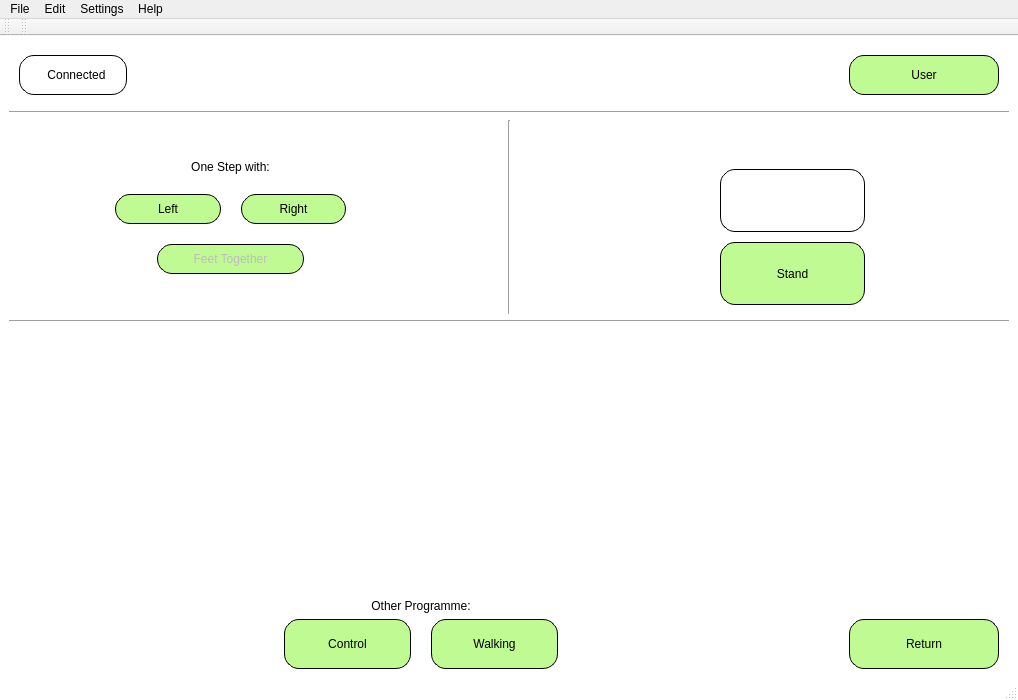
<?xml version="1.0" encoding="UTF-8"?>
<ui version="4.0">
 <class>StepWindow</class>
 <widget class="QMainWindow" name="StepWindow">
  <property name="geometry">
   <rect>
    <x>0</x>
    <y>0</y>
    <width>1018</width>
    <height>700</height>
   </rect>
  </property>
  <property name="windowTitle">
   <string>Training - Steps</string>
  </property>
  <property name="styleSheet">
   <string notr="true">QMainWindow{
	background-color: rgb(255, 255, 255);
}

QPushButton{
	border: 1px solid #000000;
	background-color: rgb(192, 250, 147);
	border-radius: 15px;
}

QLabel#Alice, QFrame#home{
	border: 1px solid #000000;
	border-radius: 15px;
}</string>
  </property>
  <widget class="QWidget" name="centralwidget">
   <property name="sizePolicy">
    <sizepolicy hsizetype="Expanding" vsizetype="Expanding">
     <horstretch>0</horstretch>
     <verstretch>0</verstretch>
    </sizepolicy>
   </property>
   <property name="autoFillBackground">
    <bool>false</bool>
   </property>
   <layout class="QVBoxLayout" name="verticalLayout_2">
    <item>
     <widget class="QFrame" name="topFrame">
      <layout class="QHBoxLayout" name="horizontalLayout">
       <property name="sizeConstraint">
        <enum>QLayout::SetDefaultConstraint</enum>
       </property>
       <property name="leftMargin">
        <number>10</number>
       </property>
       <property name="topMargin">
        <number>10</number>
       </property>
       <property name="rightMargin">
        <number>10</number>
       </property>
       <property name="bottomMargin">
        <number>10</number>
       </property>
       <item>
        <widget class="QFrame" name="home">
         <layout class="QHBoxLayout" name="horizontalLayout_3">
          <property name="spacing">
           <number>10</number>
          </property>
          <property name="leftMargin">
           <number>10</number>
          </property>
          <property name="topMargin">
           <number>10</number>
          </property>
          <property name="rightMargin">
           <number>20</number>
          </property>
          <property name="bottomMargin">
           <number>10</number>
          </property>
          <item>
           <widget class="QLabel" name="label_2">
            <property name="frameShape">
             <enum>QFrame::NoFrame</enum>
            </property>
            <property name="text">
             <string>&lt;img src=&quot;:/img/logo.png&quot; width=&quot;50&quot;/&gt;</string>
            </property>
            <property name="textFormat">
             <enum>Qt::RichText</enum>
            </property>
            <property name="scaledContents">
             <bool>false</bool>
            </property>
            <property name="alignment">
             <set>Qt::AlignCenter</set>
            </property>
            <property name="wordWrap">
             <bool>false</bool>
            </property>
            <property name="margin">
             <number>6</number>
            </property>
           </widget>
          </item>
          <item>
           <widget class="QLabel" name="connectionLabel">
            <property name="text">
             <string>Connected</string>
            </property>
            <property name="alignment">
             <set>Qt::AlignCenter</set>
            </property>
           </widget>
          </item>
         </layout>
        </widget>
       </item>
       <item>
        <spacer name="horizontalSpacer">
         <property name="orientation">
          <enum>Qt::Horizontal</enum>
         </property>
         <property name="sizeHint" stdset="0">
          <size>
           <width>40</width>
           <height>20</height>
          </size>
         </property>
        </spacer>
       </item>
       <item>
        <widget class="QPushButton" name="userButton">
         <property name="sizePolicy">
          <sizepolicy hsizetype="Fixed" vsizetype="Minimum">
           <horstretch>0</horstretch>
           <verstretch>0</verstretch>
          </sizepolicy>
         </property>
         <property name="minimumSize">
          <size>
           <width>150</width>
           <height>40</height>
          </size>
         </property>
         <property name="maximumSize">
          <size>
           <width>300</width>
           <height>50</height>
          </size>
         </property>
         <property name="sizeIncrement">
          <size>
           <width>0</width>
           <height>0</height>
          </size>
         </property>
         <property name="baseSize">
          <size>
           <width>0</width>
           <height>0</height>
          </size>
         </property>
         <property name="text">
          <string>User</string>
         </property>
         <property name="iconSize">
          <size>
           <width>16</width>
           <height>16</height>
          </size>
         </property>
        </widget>
       </item>
      </layout>
     </widget>
    </item>
    <item>
     <widget class="Line" name="line">
      <property name="orientation">
       <enum>Qt::Horizontal</enum>
      </property>
     </widget>
    </item>
    <item>
     <layout class="QHBoxLayout" name="horizontalLayout_2">
      <item>
       <layout class="QVBoxLayout" name="verticalLayout_3">
        <property name="spacing">
         <number>20</number>
        </property>
        <property name="sizeConstraint">
         <enum>QLayout::SetMinimumSize</enum>
        </property>
        <item>
         <spacer name="verticalSpacer_6">
          <property name="orientation">
           <enum>Qt::Vertical</enum>
          </property>
          <property name="sizeHint" stdset="0">
           <size>
            <width>20</width>
            <height>40</height>
           </size>
          </property>
         </spacer>
        </item>
        <item>
         <widget class="QLabel" name="label_4">
          <property name="text">
           <string>&lt;html&gt;&lt;head/&gt;&lt;body&gt;&lt;p align=&quot;center&quot;&gt;One Step with:&lt;/p&gt;&lt;/body&gt;&lt;/html&gt;</string>
          </property>
         </widget>
        </item>
        <item>
         <layout class="QHBoxLayout" name="horizontalLayout_9">
          <property name="spacing">
           <number>20</number>
          </property>
          <item>
           <spacer name="horizontalSpacer_3">
            <property name="orientation">
             <enum>Qt::Horizontal</enum>
            </property>
            <property name="sizeHint" stdset="0">
             <size>
              <width>40</width>
              <height>20</height>
             </size>
            </property>
           </spacer>
          </item>
          <item>
           <widget class="QPushButton" name="leftFirstStepButton">
            <property name="sizePolicy">
             <sizepolicy hsizetype="Expanding" vsizetype="Expanding">
              <horstretch>0</horstretch>
              <verstretch>0</verstretch>
             </sizepolicy>
            </property>
            <property name="minimumSize">
             <size>
              <width>100</width>
              <height>30</height>
             </size>
            </property>
            <property name="maximumSize">
             <size>
              <width>400</width>
              <height>50</height>
             </size>
            </property>
            <property name="text">
             <string>Left</string>
            </property>
           </widget>
          </item>
          <item>
           <widget class="QPushButton" name="rightFirstStepButton">
            <property name="sizePolicy">
             <sizepolicy hsizetype="Expanding" vsizetype="Expanding">
              <horstretch>0</horstretch>
              <verstretch>0</verstretch>
             </sizepolicy>
            </property>
            <property name="minimumSize">
             <size>
              <width>100</width>
              <height>30</height>
             </size>
            </property>
            <property name="maximumSize">
             <size>
              <width>400</width>
              <height>50</height>
             </size>
            </property>
            <property name="sizeIncrement">
             <size>
              <width>0</width>
              <height>0</height>
             </size>
            </property>
            <property name="text">
             <string>Right</string>
            </property>
            <property name="autoDefault">
             <bool>false</bool>
            </property>
           </widget>
          </item>
          <item>
           <spacer name="horizontalSpacer_4">
            <property name="orientation">
             <enum>Qt::Horizontal</enum>
            </property>
            <property name="sizeHint" stdset="0">
             <size>
              <width>40</width>
              <height>20</height>
             </size>
            </property>
           </spacer>
          </item>
         </layout>
        </item>
        <item>
         <layout class="QHBoxLayout" name="horizontalLayout_11">
          <property name="sizeConstraint">
           <enum>QLayout::SetFixedSize</enum>
          </property>
          <item>
           <spacer name="horizontalSpacer_5">
            <property name="orientation">
             <enum>Qt::Horizontal</enum>
            </property>
            <property name="sizeHint" stdset="0">
             <size>
              <width>40</width>
              <height>20</height>
             </size>
            </property>
           </spacer>
          </item>
          <item>
           <widget class="QPushButton" name="feetTogetherButton">
            <property name="enabled">
             <bool>false</bool>
            </property>
            <property name="sizePolicy">
             <sizepolicy hsizetype="Expanding" vsizetype="Expanding">
              <horstretch>0</horstretch>
              <verstretch>0</verstretch>
             </sizepolicy>
            </property>
            <property name="minimumSize">
             <size>
              <width>100</width>
              <height>30</height>
             </size>
            </property>
            <property name="maximumSize">
             <size>
              <width>400</width>
              <height>50</height>
             </size>
            </property>
            <property name="text">
             <string>Feet Together</string>
            </property>
           </widget>
          </item>
          <item>
           <spacer name="horizontalSpacer_6">
            <property name="orientation">
             <enum>Qt::Horizontal</enum>
            </property>
            <property name="sizeHint" stdset="0">
             <size>
              <width>40</width>
              <height>20</height>
             </size>
            </property>
           </spacer>
          </item>
         </layout>
        </item>
        <item>
         <spacer name="verticalSpacer_7">
          <property name="orientation">
           <enum>Qt::Vertical</enum>
          </property>
          <property name="sizeHint" stdset="0">
           <size>
            <width>20</width>
            <height>40</height>
           </size>
          </property>
         </spacer>
        </item>
       </layout>
      </item>
      <item>
       <spacer name="horizontalSpacer_2">
        <property name="orientation">
         <enum>Qt::Horizontal</enum>
        </property>
        <property name="sizeType">
         <enum>QSizePolicy::Fixed</enum>
        </property>
        <property name="sizeHint" stdset="0">
         <size>
          <width>50</width>
          <height>13</height>
         </size>
        </property>
       </spacer>
      </item>
      <item>
       <widget class="Line" name="line_3">
        <property name="orientation">
         <enum>Qt::Vertical</enum>
        </property>
       </widget>
      </item>
      <item>
       <spacer name="horizontalSpacer_13">
        <property name="orientation">
         <enum>Qt::Horizontal</enum>
        </property>
        <property name="sizeType">
         <enum>QSizePolicy::Fixed</enum>
        </property>
        <property name="sizeHint" stdset="0">
         <size>
          <width>50</width>
          <height>20</height>
         </size>
        </property>
       </spacer>
      </item>
      <item>
       <widget class="QFrame" name="frame">
        <property name="sizePolicy">
         <sizepolicy hsizetype="Expanding" vsizetype="Expanding">
          <horstretch>0</horstretch>
          <verstretch>0</verstretch>
         </sizepolicy>
        </property>
        <layout class="QVBoxLayout" name="verticalLayout">
         <property name="spacing">
          <number>10</number>
         </property>
         <property name="rightMargin">
          <number>0</number>
         </property>
         <item>
          <spacer name="verticalSpacer_5">
           <property name="orientation">
            <enum>Qt::Vertical</enum>
           </property>
           <property name="sizeType">
            <enum>QSizePolicy::Fixed</enum>
           </property>
           <property name="sizeHint" stdset="0">
            <size>
             <width>20</width>
             <height>40</height>
            </size>
           </property>
          </spacer>
         </item>
         <item>
          <layout class="QHBoxLayout" name="horizontalLayout_6">
           <item>
            <spacer name="horizontalSpacer_7">
             <property name="orientation">
              <enum>Qt::Horizontal</enum>
             </property>
             <property name="sizeHint" stdset="0">
              <size>
               <width>40</width>
               <height>20</height>
              </size>
             </property>
            </spacer>
           </item>
           <item>
            <widget class="QLabel" name="Alice">
             <property name="sizePolicy">
              <sizepolicy hsizetype="Expanding" vsizetype="Expanding">
               <horstretch>0</horstretch>
               <verstretch>0</verstretch>
              </sizepolicy>
             </property>
             <property name="maximumSize">
              <size>
               <width>700</width>
               <height>600</height>
              </size>
             </property>
             <property name="layoutDirection">
              <enum>Qt::LeftToRight</enum>
             </property>
             <property name="styleSheet">
              <string notr="true"/>
             </property>
             <property name="frameShape">
              <enum>QFrame::NoFrame</enum>
             </property>
             <property name="frameShadow">
              <enum>QFrame::Plain</enum>
             </property>
             <property name="lineWidth">
              <number>0</number>
             </property>
             <property name="text">
              <string>&lt;html&gt;&lt;head/&gt;&lt;body&gt;&lt;p align=&quot;center&quot;&gt;&lt;img src=&quot;:/img/steps.png&quot; width=&quot;200&quot;/&gt;&lt;/p&gt;&lt;/body&gt;&lt;/html&gt;</string>
             </property>
             <property name="scaledContents">
              <bool>true</bool>
             </property>
             <property name="alignment">
              <set>Qt::AlignCenter</set>
             </property>
             <property name="wordWrap">
              <bool>false</bool>
             </property>
             <property name="margin">
              <number>40</number>
             </property>
            </widget>
           </item>
           <item>
            <spacer name="horizontalSpacer_12">
             <property name="orientation">
              <enum>Qt::Horizontal</enum>
             </property>
             <property name="sizeHint" stdset="0">
              <size>
               <width>40</width>
               <height>20</height>
              </size>
             </property>
            </spacer>
           </item>
          </layout>
         </item>
         <item>
          <layout class="QHBoxLayout" name="horizontalLayout_111">
           <item>
            <spacer name="horizontalSpacer_10">
             <property name="orientation">
              <enum>Qt::Horizontal</enum>
             </property>
             <property name="sizeHint" stdset="0">
              <size>
               <width>40</width>
               <height>20</height>
              </size>
             </property>
            </spacer>
           </item>
           <item>
            <widget class="QPushButton" name="standButton">
             <property name="sizePolicy">
              <sizepolicy hsizetype="Expanding" vsizetype="Expanding">
               <horstretch>0</horstretch>
               <verstretch>0</verstretch>
              </sizepolicy>
             </property>
             <property name="minimumSize">
              <size>
               <width>100</width>
               <height>40</height>
              </size>
             </property>
             <property name="maximumSize">
              <size>
               <width>400</width>
               <height>200</height>
              </size>
             </property>
             <property name="text">
              <string>Stand</string>
             </property>
             <property name="autoDefault">
              <bool>false</bool>
             </property>
            </widget>
           </item>
           <item>
            <spacer name="horizontalSpacer_11">
             <property name="orientation">
              <enum>Qt::Horizontal</enum>
             </property>
             <property name="sizeHint" stdset="0">
              <size>
               <width>40</width>
               <height>20</height>
              </size>
             </property>
            </spacer>
           </item>
          </layout>
         </item>
        </layout>
       </widget>
      </item>
     </layout>
    </item>
    <item>
     <widget class="Line" name="line_2">
      <property name="orientation">
       <enum>Qt::Horizontal</enum>
      </property>
     </widget>
    </item>
    <item>
     <spacer name="verticalSpacer_3">
      <property name="orientation">
       <enum>Qt::Vertical</enum>
      </property>
      <property name="sizeHint" stdset="0">
       <size>
        <width>20</width>
        <height>7</height>
       </size>
      </property>
     </spacer>
    </item>
    <item>
     <layout class="QHBoxLayout" name="horizontalLayout_12">
      <item>
       <spacer name="horizontalSpacer_8">
        <property name="orientation">
         <enum>Qt::Horizontal</enum>
        </property>
        <property name="sizeHint" stdset="0">
         <size>
          <width>40</width>
          <height>20</height>
         </size>
        </property>
       </spacer>
      </item>
      <item>
       <layout class="QVBoxLayout" name="verticalLayout_121">
        <item>
         <spacer name="verticalSpacer_2">
          <property name="orientation">
           <enum>Qt::Vertical</enum>
          </property>
          <property name="sizeHint" stdset="0">
           <size>
            <width>20</width>
            <height>40</height>
           </size>
          </property>
         </spacer>
        </item>
        <item>
         <widget class="QLabel" name="label_6">
          <property name="maximumSize">
           <size>
            <width>16777215</width>
            <height>30</height>
           </size>
          </property>
          <property name="text">
           <string>&lt;html&gt;&lt;head/&gt;&lt;body&gt;&lt;p align=&quot;center&quot;&gt;Other Programme:&lt;/p&gt;&lt;/body&gt;&lt;/html&gt;</string>
          </property>
          <property name="scaledContents">
           <bool>true</bool>
          </property>
         </widget>
        </item>
        <item>
         <layout class="QHBoxLayout" name="horizontalLayout_13" stretch="0,0">
          <property name="spacing">
           <number>20</number>
          </property>
          <item>
           <widget class="QPushButton" name="controlWindowButton">
            <property name="sizePolicy">
             <sizepolicy hsizetype="MinimumExpanding" vsizetype="MinimumExpanding">
              <horstretch>0</horstretch>
              <verstretch>0</verstretch>
             </sizepolicy>
            </property>
            <property name="minimumSize">
             <size>
              <width>100</width>
              <height>40</height>
             </size>
            </property>
            <property name="maximumSize">
             <size>
              <width>400</width>
              <height>50</height>
             </size>
            </property>
            <property name="text">
             <string>Control</string>
            </property>
            <property name="autoDefault">
             <bool>false</bool>
            </property>
           </widget>
          </item>
          <item>
           <widget class="QPushButton" name="walkingWindowButton">
            <property name="sizePolicy">
             <sizepolicy hsizetype="MinimumExpanding" vsizetype="MinimumExpanding">
              <horstretch>0</horstretch>
              <verstretch>0</verstretch>
             </sizepolicy>
            </property>
            <property name="minimumSize">
             <size>
              <width>100</width>
              <height>40</height>
             </size>
            </property>
            <property name="maximumSize">
             <size>
              <width>400</width>
              <height>50</height>
             </size>
            </property>
            <property name="text">
             <string>Walking</string>
            </property>
            <property name="autoDefault">
             <bool>false</bool>
            </property>
           </widget>
          </item>
         </layout>
        </item>
       </layout>
      </item>
      <item>
       <spacer name="horizontalSpacer_9">
        <property name="orientation">
         <enum>Qt::Horizontal</enum>
        </property>
        <property name="sizeHint" stdset="0">
         <size>
          <width>40</width>
          <height>20</height>
         </size>
        </property>
       </spacer>
      </item>
      <item>
       <layout class="QVBoxLayout" name="verticalLayout_12">
        <property name="leftMargin">
         <number>10</number>
        </property>
        <property name="rightMargin">
         <number>10</number>
        </property>
        <item>
         <spacer name="verticalSpacer_12">
          <property name="orientation">
           <enum>Qt::Vertical</enum>
          </property>
          <property name="sizeHint" stdset="0">
           <size>
            <width>20</width>
            <height>40</height>
           </size>
          </property>
         </spacer>
        </item>
        <item>
         <widget class="QPushButton" name="returnButton">
          <property name="sizePolicy">
           <sizepolicy hsizetype="Fixed" vsizetype="MinimumExpanding">
            <horstretch>0</horstretch>
            <verstretch>0</verstretch>
           </sizepolicy>
          </property>
          <property name="minimumSize">
           <size>
            <width>150</width>
            <height>30</height>
           </size>
          </property>
          <property name="maximumSize">
           <size>
            <width>400</width>
            <height>50</height>
           </size>
          </property>
          <property name="text">
           <string>Return</string>
          </property>
         </widget>
        </item>
       </layout>
      </item>
     </layout>
    </item>
   </layout>
  </widget>
  <widget class="QMenuBar" name="menubar">
   <property name="enabled">
    <bool>true</bool>
   </property>
   <property name="geometry">
    <rect>
     <x>0</x>
     <y>0</y>
     <width>1018</width>
     <height>22</height>
    </rect>
   </property>
   <widget class="QMenu" name="menuFile">
    <property name="title">
     <string>File</string>
    </property>
    <addaction name="actionnew"/>
    <addaction name="actionTraining_Log"/>
    <addaction name="separator"/>
    <addaction name="actionSave"/>
    <addaction name="actionSave_As"/>
   </widget>
   <widget class="QMenu" name="menuEdit">
    <property name="title">
     <string>Edit</string>
    </property>
    <widget class="QMenu" name="menuUser">
     <property name="title">
      <string>Change User...</string>
     </property>
     <addaction name="actionNew_User"/>
     <addaction name="actionLoad_User_2"/>
    </widget>
    <addaction name="actionCopy"/>
    <addaction name="actionPaste"/>
    <addaction name="actionCut"/>
    <addaction name="separator"/>
    <addaction name="actionDemo_2"/>
    <addaction name="menuUser"/>
    <addaction name="actionEdit_User"/>
   </widget>
   <widget class="QMenu" name="menuSettings">
    <property name="title">
     <string>Settings</string>
    </property>
    <addaction name="actionChange_settings"/>
    <addaction name="actionView"/>
   </widget>
   <widget class="QMenu" name="menuHelp_2">
    <property name="title">
     <string>Help</string>
    </property>
    <addaction name="action_6"/>
   </widget>
   <addaction name="menuFile"/>
   <addaction name="menuEdit"/>
   <addaction name="menuSettings"/>
   <addaction name="menuHelp_2"/>
  </widget>
  <widget class="QStatusBar" name="statusBar"/>
  <widget class="QToolBar" name="toolBar">
   <property name="windowTitle">
    <string>toolBar</string>
   </property>
   <attribute name="toolBarArea">
    <enum>TopToolBarArea</enum>
   </attribute>
   <attribute name="toolBarBreak">
    <bool>false</bool>
   </attribute>
  </widget>
  <widget class="QToolBar" name="toolBar_2">
   <property name="windowTitle">
    <string>toolBar_2</string>
   </property>
   <attribute name="toolBarArea">
    <enum>TopToolBarArea</enum>
   </attribute>
   <attribute name="toolBarBreak">
    <bool>false</bool>
   </attribute>
  </widget>
  <action name="actionnew">
   <property name="text">
    <string>New Training</string>
   </property>
  </action>
  <action name="actionChange_settings">
   <property name="text">
    <string>Change params</string>
   </property>
  </action>
  <action name="actionView">
   <property name="text">
    <string>View params</string>
   </property>
  </action>
  <action name="action">
   <property name="text">
    <string>?</string>
   </property>
  </action>
  <action name="actionCopy">
   <property name="text">
    <string>Copy</string>
   </property>
  </action>
  <action name="actionPaste">
   <property name="text">
    <string>Paste</string>
   </property>
  </action>
  <action name="actionCut">
   <property name="text">
    <string>Cut</string>
   </property>
  </action>
  <action name="actionNew_User">
   <property name="text">
    <string>Create User</string>
   </property>
  </action>
  <action name="actionLoad_User">
   <property name="text">
    <string>Load User</string>
   </property>
  </action>
  <action name="actionDemo">
   <property name="text">
    <string>Demo</string>
   </property>
  </action>
  <action name="actionVisualize">
   <property name="text">
    <string>View log</string>
   </property>
  </action>
  <action name="actionDemo_2">
   <property name="text">
    <string>Demo</string>
   </property>
  </action>
  <action name="actionLoad_User_2">
   <property name="text">
    <string>Load User</string>
   </property>
  </action>
  <action name="actionSave">
   <property name="text">
    <string>Save</string>
   </property>
  </action>
  <action name="actionSave_As">
   <property name="text">
    <string>Save As...</string>
   </property>
  </action>
  <action name="action_6">
   <property name="text">
    <string>?</string>
   </property>
  </action>
  <action name="actionChange_User">
   <property name="text">
    <string>Change User...</string>
   </property>
  </action>
  <action name="actionDemo_3">
   <property name="text">
    <string>Demo</string>
   </property>
  </action>
  <action name="actionTraining_Log">
   <property name="text">
    <string>Training Log</string>
   </property>
  </action>
  <action name="actionEdit_User">
   <property name="text">
    <string>Edit User</string>
   </property>
  </action>
 </widget>
 <resources/>
 <connections/>
</ui>
